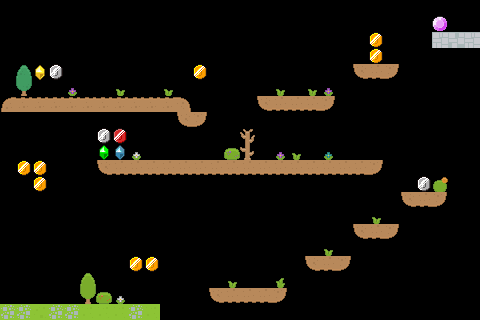

Tiled map render using the project's own tile images. Description and the map definition, with tile-layer contents summarised, below:
An orthogonal 30x20 tile map with 16x16 px tiles, 3 tile layers (Platforms, Background, Gold), 9 tilesets and 8 objects (spawn, next).

<map version="1.10" tiledversion="1.11.2" orientation="orthogonal" renderorder="right-down" width="30" height="20" tilewidth="16" tileheight="16" infinite="0" backgroundcolor="#000000" nextlayerid="15" nextobjectid="50">
 <tileset firstgid="1" source="roguelike-base.tsx" />
 <tileset firstgid="1768" source="roguelike-interior.tsx" />
 <tileset firstgid="2254" source="currency/coin-gold.tsx" />
 <tileset firstgid="2259" source="currency/coin-silver.tsx" />
 <tileset firstgid="2264" source="currency/gem-blue.tsx" />
 <tileset firstgid="2268" source="currency/gem-green.tsx" />
 <tileset firstgid="2272" source="currency/gem-yellow.tsx" />
 <tileset firstgid="2276" source="currency/round-gem-purple.tsx" />
 <tileset firstgid="2288" source="currency/coin-ruby.tsx" />
 <objectgroup id="14" name="Doors">
  <object id="46" name="spawn" x="16.0088" y="287.978" width="16" height="16">
   <properties>
    <property name="type" value="spawn" />
   </properties>
  </object>
  <object id="49" name="next" x="447.8" y="16.0431" width="16" height="16" rotation="359.527">
   <properties>
    <property name="type" value="next" />
   </properties>
  </object>
 </objectgroup>
 <layer id="2" name="Platforms" width="30" height="20">
  <data>[600 cells, 67 non-empty, 11 distinct tile ids]</data>
 </layer>
 <layer id="13" name="Background" width="30" height="20">
  <data>[600 cells, 24 non-empty, 14 distinct tile ids]</data>
 </layer>
 <objectgroup id="9" name="Enemies" offsetx="-0.666667" offsety="0.666667">
  <object id="36" template="enemies/archer.tx" x="205.83" y="142.5">
   <properties>
    <property name="jump_around" type="bool" value="true" />
    <property name="jump_around_time" type="float" value="4" />
    <property name="jump_around_velocity" type="float" value="500" />
   </properties>
  </object>
  <object id="41" template="enemies/archer.tx" x="366.83" y="46">
   <properties>
    <property name="jump_around" type="bool" value="true" />
    <property name="jump_around_time" type="float" value="4" />
    <property name="jump_around_velocity" type="float" value="500" />
   </properties>
  </object>
  <object id="37" template="enemies/sword.tx" x="320.997" y="237.167" />
  <object id="38" template="enemies/archmage.tx" x="348.333" y="142" />
  <object id="39" template="enemies/cavalier.tx" x="86" y="77.5">
   <properties>
    <property name="facing_right" type="bool" value="true" />
    <property name="walk_around" type="bool" value="true" />
    <property name="walk_around_time" type="float" value="1" />
    <property name="walk_around_velocity" type="float" value="200" />
   </properties>
  </object>
  <object id="40" template="enemies/cavalier.tx" x="289" y="79">
   <properties>
    <property name="facing_right" type="bool" value="true" />
    <property name="walk_around" type="bool" value="true" />
    <property name="walk_around_time" type="float" value="1" />
    <property name="walk_around_velocity" type="float" value="200" />
   </properties>
  </object>
 </objectgroup>
 <layer id="8" name="Gold" width="30" height="20">
  <data>[600 cells, 16 non-empty, 7 distinct tile ids]</data>
 </layer>
</map>
